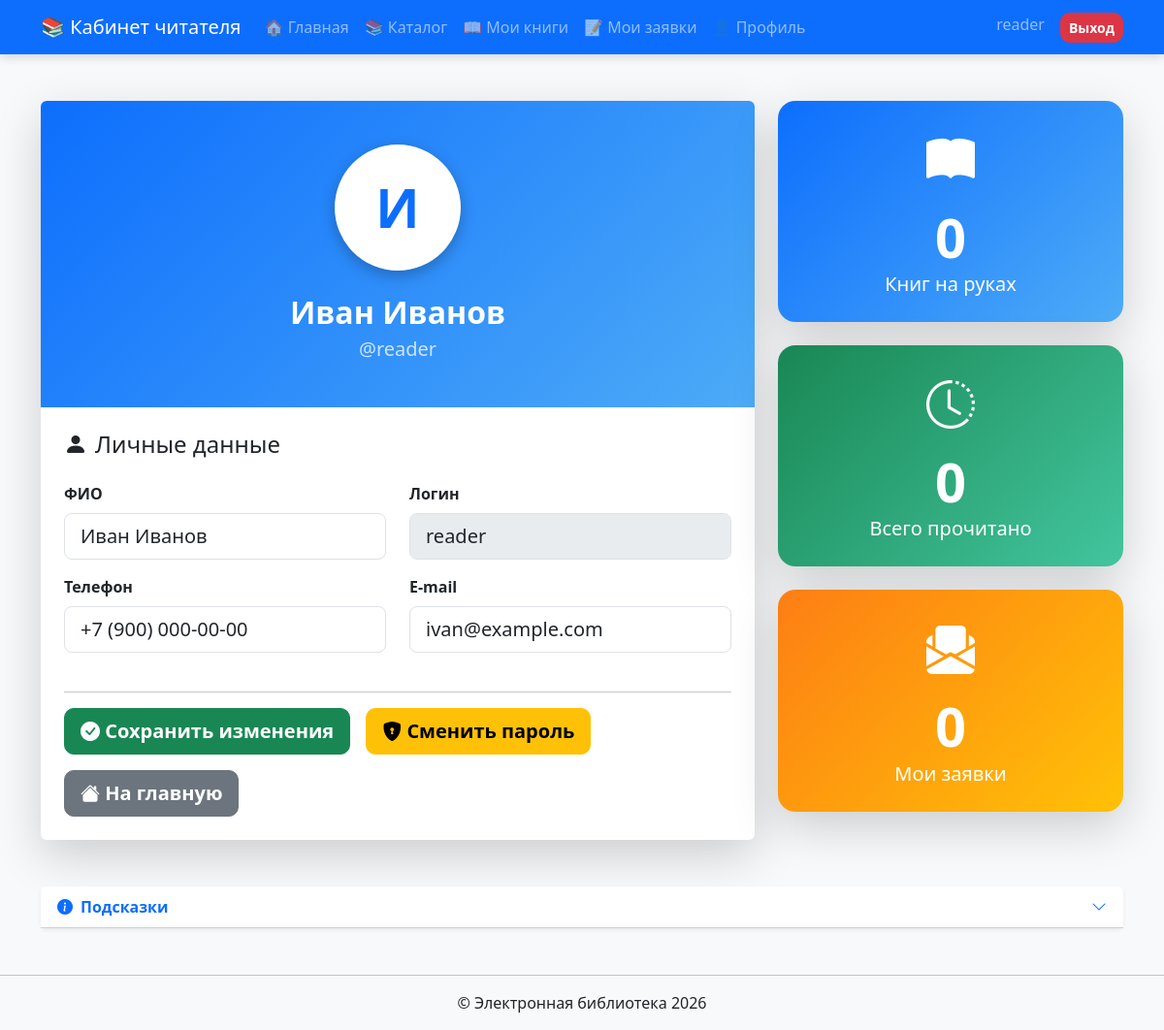
Screenshot of /reader/profile.php (signed in) with the database file from the repository.
### tables this page shows
CREATE TABLE `readers` (
  `id` int(11) NOT NULL,
  `user_id` int(11) DEFAULT NULL,
  `full_name` varchar(150) NOT NULL,
  `phone` varchar(30) DEFAULT NULL,
  `email` varchar(150) DEFAULT NULL,
  `address` text DEFAULT NULL,
  `registered_at` timestamp NOT NULL DEFAULT current_timestamp()
);

CREATE TABLE `users` (
  `id` int(11) NOT NULL,
  `username` varchar(50) NOT NULL,
  `password` varchar(255) NOT NULL,
  `role` enum('superadmin','admin','reader') DEFAULT 'admin'
);

### reader/profile.php (the view, shortened to what this page needs)
<?php
require_once "../config/db.php";
$user_id = $_SESSION["user_id"];
$stmt = $conn->prepare("
SELECT
    readers.*,
    users.username
FROM readers
LEFT JOIN users
ON readers.user_id = users.id
WHERE readers.user_id = ?
");
$stmt->bind_param("i", $user_id);
$stmt->execute();
$reader = $stmt->get_result()->fetch_assoc();
$books = $conn->query("
SELECT COUNT(*) total
FROM borrowings
WHERE reader_id=" . $reader["id"] . "
AND status='Выдана'
")->fetch_assoc()["total"];
$history = $conn->query("
SELECT COUNT(*) total
FROM borrowings
WHERE reader_id=" . $reader["id"])
    ->fetch_assoc()["total"];
$requests = $conn->query("
SELECT COUNT(*) total
FROM requests
WHERE reader_id=" . $reader["id"])
    ->fetch_assoc()["total"];
$avatar = "👤";
if (!empty($reader["full_name"])) {
    $avatar = mb_strtoupper(
        mb_substr(
            $reader["full_name"],
            0,
            1
        )
    );
}
include "../includes/header.php";
include "navbar.php";
?>
<div class="container mt-5 mb-5">
    <div class="row g-4">
        <div class="col-lg-8">
            <div class="card border-0 shadow-lg mb-4 overflow-hidden">
                <div class="card-body p-0">
                    <div class="text-center text-white gradient-blue" style="padding:45px;">
                        <div class="mx-auto d-flex align-items-center justify-content-center"
                            style="
                                width:130px;
                                height:130px;
                                border-radius:50%;
                                background:white;
                                color:#0d6efd;
                                font-size:55px;
                                font-weight:bold;
                                box-shadow:0 5px 15px rgba(0,0,0,.25);
                            ">
                            <?= $avatar ?>
                        </div>
                        <h2 class="mt-4 fw-bold mb-1">
                            <?= htmlspecialchars($reader["full_name"]) ?>
                        </h2>
                        <p class="mb-0 fs-5 opacity-75">
                            @<?= htmlspecialchars($reader["username"]) ?>
                        </p>
                    </div>
                    <div class="p-4">
                        <h4 class="mb-4 d-flex align-items-center gap-2">
                            <i class="bi bi-person-fill"></i>
                            Личные данные
                        </h4>
                        <form method="POST">
                            <div class="row">
                                <div class="col-md-6 mb-3">
                                    <label class="form-label fw-bold">ФИО</label>
                                    <input type="text" name="fullname" class="form-control form-control-lg"
                                        value="<?= htmlspecialchars($reader["full_name"]) ?>" required>
                                </div>
                                <div class="col-md-6 mb-3">
                                    <label class="form-label fw-bold">Логин</label>
                                    <input type="text" class="form-control form-control-lg"
                                        value="<?= htmlspecialchars($reader["username"]) ?>" disabled>
                                </div>
                            </div>
                            <div class="row">
                                <div class="col-md-6 mb-3">
                                    <label class="form-label fw-bold">Телефон</label>
                                    <input type="text" name="phone" class="form-control form-control-lg"
                                        pattern="[0-9+\-\s()]{5,20}" title="Только цифры, пробелы, +, - и скобки"
                                        placeholder="+7 (___) ___-__-__"
                                        value="<?= htmlspecialchars($reader["phone"]) ?>">
                                </div>
                                <div class="col-md-6 mb-4">
                                    <label class="form-label fw-bold">E-mail</label>
                                    <input type="email" name="email" class="form-control form-control-lg"
                                        placeholder="example@mail.com"
                                        value="<?= htmlspecialchars($reader["email"]) ?>">
                                </div>
                            </div>
                            <hr>
                            <div class="d-flex flex-wrap gap-3">
                                <button type="submit" class="btn btn-success btn-lg">
                                    <i class="bi bi-check-circle-fill"></i>
                                    Сохранить изменения
                                </button>
                                <a href="change_password.php" class="btn btn-warning btn-lg">
                                    <i class="bi bi-shield-lock-fill"></i>
                                    Сменить пароль
                                </a>
                                <a href="index.php" class="btn btn-secondary btn-lg">
                                    <i class="bi bi-house-fill"></i>
                                    На главную
                                </a>
                            </div>
                        </form>
                    </div>
                </div>
            </div>
        </div>
        <div class="col-lg-4">
            <div class="dashboard-card gradient-blue card border-0 shadow-lg text-white mb-4">
                <div class="card-body text-center p-4">
                    <i class="bi bi-book-fill" style="font-size:50px;"></i>
                    <h1 class="display-4 fw-bold mt-2 mb-0"><?= $books ?></h1>
                    <p class="mb-0 fs-5">Книг на руках</p>
                </div>
            </div>
            <div class="dashboard-card gradient-green card border-0 shadow-lg text-white mb-4">
                <div class="card-body text-center p-4">
                    <i class="bi bi-clock-history" style="font-size:50px;"></i>
                    <h1 class="display-4 fw-bold mt-2 mb-0"><?= $history ?></h1>
                    <p class="mb-0 fs-5">Всего прочитано</p>
                </div>
            </div>
            <div class="dashboard-card gradient-orange card border-0 shadow-lg text-white mb-4">
                <div class="card-body text-center p-4">
                    <i class="bi bi-envelope-paper-fill" style="font-size:50px;"></i>
                    <h1 class="display-4 fw-bold mt-2 mb-0"><?= $requests ?></h1>
                    <p class="mb-0 fs-5">Мои заявки</p>
                </div>
            </div>
        </div>
    </div>
    <div class="mt-4">
        <div class="card border-0 shadow-sm">
            <div class="card-header bg-white">
                <button class="btn btn-link text-decoration-none fw-bold w-100 text-start p-0 d-flex align-items-center gap-2"
                    type="button" data-bs-toggle="collapse" data-bs-target="#hintsCollapse"
                    aria-expanded="false" aria-controls="hintsCollapse">
                    <i class="bi bi-info-circle-fill text-primary"></i>
                    Подсказки
                    <i class="bi bi-chevron-down ms-auto"></i>
                </button>
            </div>
        </div>
    </div>
</div>
<?php include "../includes/footer.php"; ?>

### assets/css/style.css (style rules this page uses)
body { background:#f4f6f9; font-family:'Segoe UI',sans-serif; }
.btn { border-radius:10px; font-weight:600; }
.dashboard-card { border:none; border-radius:18px; overflow:hidden; color:#fff; transition:.3s; }
.gradient-blue { background:linear-gradient(135deg,#0d6efd,#4dabf7); }
.gradient-green { background:linear-gradient(135deg,#198754,#43c59e); }
.gradient-orange { background:linear-gradient(135deg,#fd7e14,#ffc107); }

### reader/profile.php (style rules this page uses)
#hintsCollapse ~ .card-body, .card-header .bi-chevron-down { transition: transform .25s ease; }

### rows the page displays
readers: full_name "И", full_name "Иван Иванов", user.username "reader", fullname "Иван Иванов", phone "+7 (900) 000-00-00", email "ivan@example.com"

### other values shown
$_SESSION["username"] "reader"
$books "0"
$history "0"
$requests "0"
